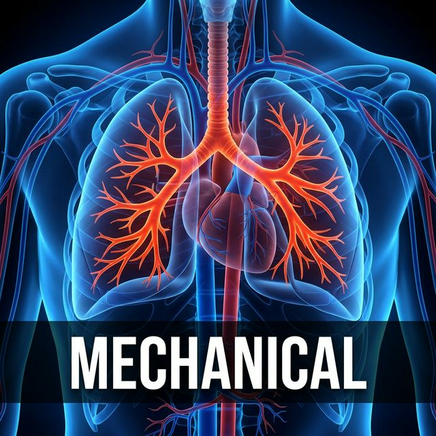
#> input picture ades/buyer-file/assets/img/fsb_mechanical.png, 436 x 436 px, shrunk from 640 x 640 before the run, found by its file name
$ python find_text_box.py
#> lines starting #> are read from the running program, lines starting #| are printed output that depends on the picture
import cv2
import numpy as np
import os

images = ['fsb_mechanical.png', 'fsb_electrical.png', 'fsb_phe_fps.png', 'fsb_elv_ibms.png']
base_path = r'e:\ades rework\ades rework\ades\buyer-file\assets\img'

for img_name in images:
    img_path = os.path.join(base_path, img_name)
    img = cv2.imread(img_path, cv2.IMREAD_GRAYSCALE)
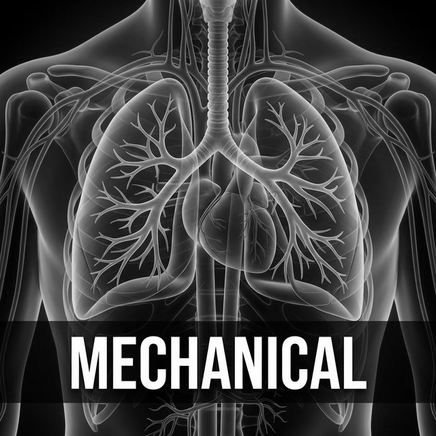
#> img: shape (436, 436); min 0, max 255, mean 68
    if img is None:
        print(f"Could not load {img_name}")
        continue

    # Calculate variance of pixel intensities across each row
    variances = np.var(img, axis=1)
#> variances = 436 values, max 13487.9 at index 382, min 120.3 at index 390, mean 3028.6

    # Find rows with very low variance (solid color lines)
    solid_rows = np.where(variances < 10)[0]
#> solid_rows = empty array

    if len(solid_rows) > 0:
        print(f"{img_name}: potential horizontal solid lines at rows: {solid_rows[0]} to {solid_rows[-1]}, out of {img.shape[0]} total rows")
    else:
        print(f"{img_name}: No solid lines detected.")
#> pass 2 of the loop `for img_name in images:`:
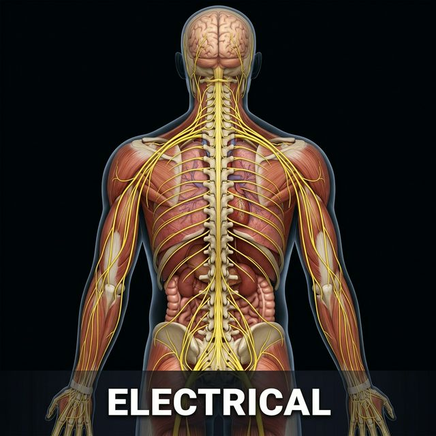
#> input picture ades/buyer-file/assets/img/fsb_electrical.png, 436 x 436 px, shrunk from 640 x 640 before the run, found by its file name
#> `img = cv2.imread(img_path, cv2.IMREAD_GRAYSCALE)`:
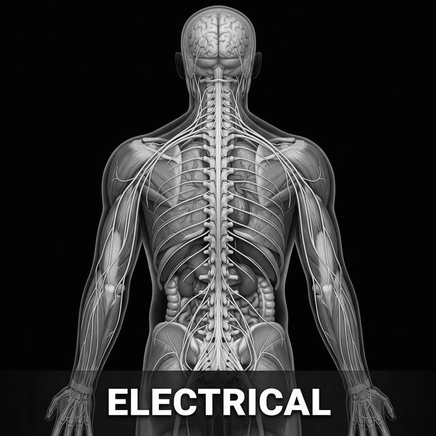
#> img: shape (436, 436); min 0, max 255, mean 47.6
#> variances = 436 values, max 10887 at index 411, min 0.167 at index 2, mean 3658
#> solid_rows = [0, 1, 2, 3, 4]
#| fsb_electrical.png: potential horizontal solid lines at rows: 0 to 4, out of 436 total rows
#> pass 3 of the loop `for img_name in images:`:
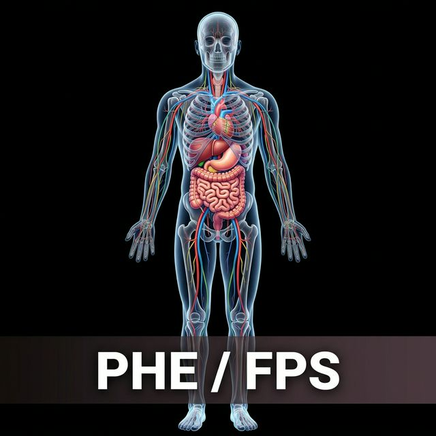
#> input picture ades/buyer-file/assets/img/fsb_phe_fps.png, 436 x 436 px, shrunk from 640 x 640 before the run, found by its file name
#> `img = cv2.imread(img_path, cv2.IMREAD_GRAYSCALE)`:
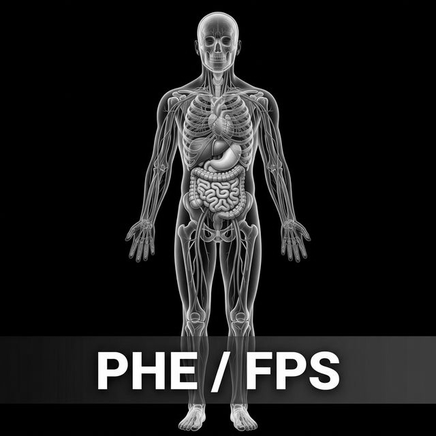
#> img: shape (436, 436); min 0, max 255, mean 27.7
#> variances = 436 values, max 10645.5 at index 370, min 0.0224 at index 5, mean 2564.9
#> solid_rows = [0, 1, 2, 3, 4, 5, 6, 7, 8, 9, 10, 431, 432, 433, 434, 435]
#| fsb_phe_fps.png: potential horizontal solid lines at rows: 0 to 435, out of 436 total rows
#> the loop made 4 passes; the first 3 are shown
